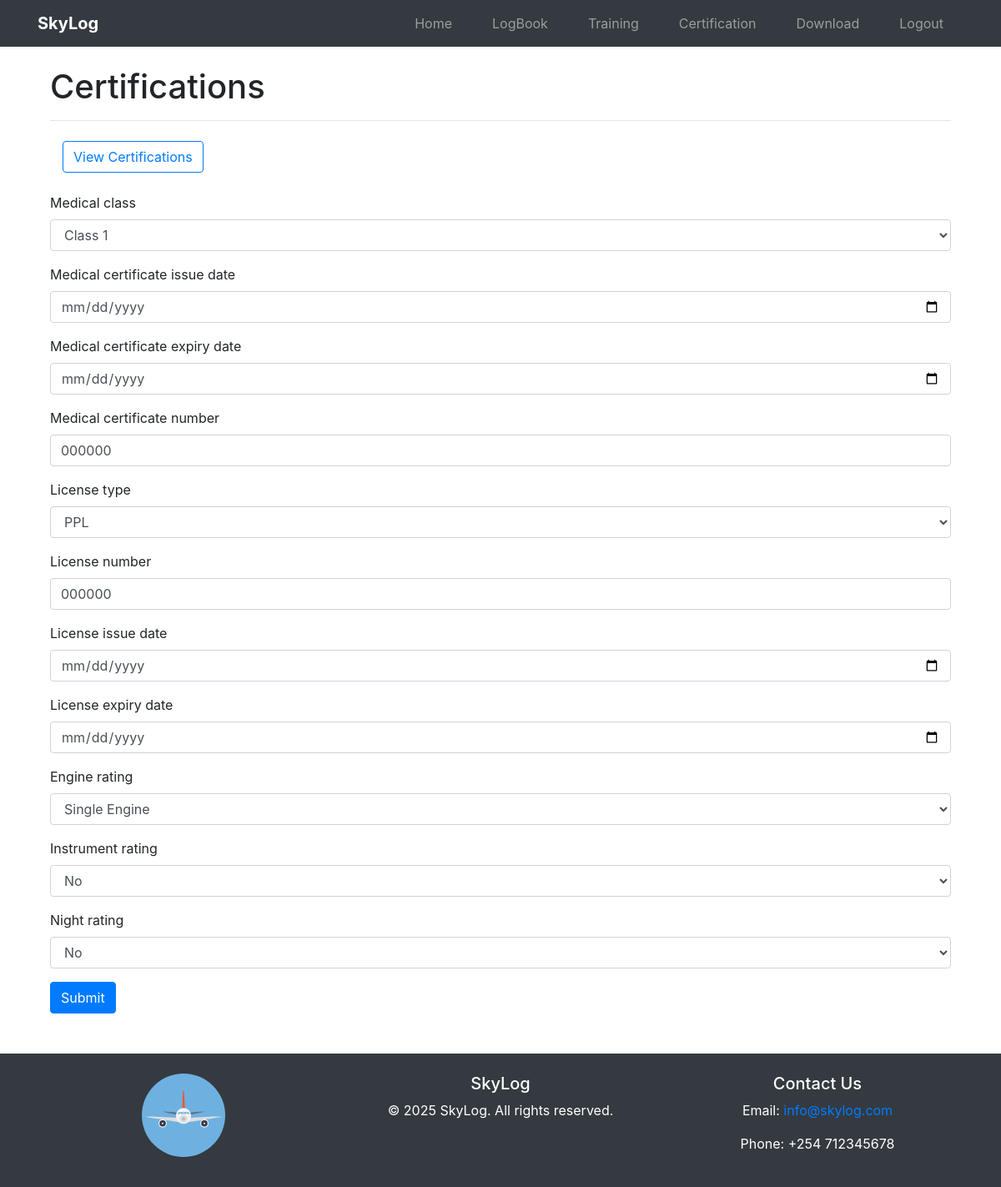
/logbook/certifications/ (signed in), run on the app's committed database.
### logs/models.py (models this page shows, shortened)
class PilotCertification(models.Model):
    user =models.ForeignKey(User,on_delete=models.CASCADE)
    MEDICAL_CLASS=[("Class 1","Class 1"),("Class 2","Class 2"),("Class 3","Class 3")]
    medical_class=models.CharField(max_length=20,choices=MEDICAL_CLASS)
    medical_certificate_number=models.CharField(max_length=20)
    medical_certificate_issue_date=models.DateField()
    medical_certificate_expiry_date=models.DateField()
    LICENSE_TYPES=[("PPL","PPL"),("CPL","CPL"),("ATPL","ATPL")]
    license_type=models.CharField(max_length=20,choices=LICENSE_TYPES)
    license_number=models.CharField(max_length=20)
    license_issue_date=models.DateField()
    license_expiry_date=models.DateField()
    ENGINE_RATING=[("Single Engine","Single Engine"),("Multi Engine","Multi Engine")]
    engine_rating=models.CharField(max_length=20,choices=ENGINE_RATING)
    INSTRUMENT_RATING=[("Yes","Yes"),("No","No")]
    instrument_rating=models.CharField(max_length=20,choices=INSTRUMENT_RATING)
    NIGHT_RATING=[("Yes","Yes"),("No","No")]
    night_rating=models.CharField(max_length=20,choices=NIGHT_RATING)

### logs/views.py (the view)
# urls.py: path('certifications/', views.pilot_certification, name='pilot_certification'),
@login_required
def pilot_certification(request):
    certification, created = PilotCertification.objects.get_or_create(
        user=request.user,
        defaults={
            "medical_certificate_issue_date": timezone.now().date(),
            "medical_certificate_number": "000000",
            "medical_class": "Class 1",
            "medical_certificate_expiry_date": timezone.now().date(),
            "license_type": "PPL",
            "license_number": "000000",
            "license_issue_date": timezone.now().date(),
            "license_expiry_date": timezone.now().date(),
            "engine_rating": "Single Engine",
            "instrument_rating": "No",
            "night_rating": "No",
        }
    )
    if request.method == "POST":
        pilot_certification_form = PilotCertificationForm(request.POST, instance=certification)
        if pilot_certification_form.is_valid():
            pilot_certification_form.save()
            return redirect('logs:view_pilot_certification')
    else:
        pilot_certification_form = PilotCertificationForm(instance=certification)
    return render(request, 'certification/pilot_certification.html', {'pilot_certification_form': pilot_certification_form})

### logs/forms.py (shortened to what this page needs)
class PilotCertificationForm(forms.ModelForm):
    class Meta:
        model = PilotCertification
        fields = ['medical_class', 'medical_certificate_number','medical_certificate_issue_date',
                  'medical_certificate_expiry_date','license_type','license_number',
                  'license_issue_date','license_expiry_date','engine_rating','instrument_rating',
                  'night_rating'
                  ]

### logs/templates/certification/pilot_certification.html (shortened to what this page needs)
{% extends "others/base.html" %}
{% block content %}
<div class="container">
    <div class="row">
        <div class="col-md-12">
            <h1>Certifications</h1>
            <hr>
            <div class="col-md-4 mt-4">
                <a href="{% url 'logs:view_pilot_certification' %}" class="btn btn-outline-primary">View Certifications</a>
            </div>
            <br>
            <form method="POST" action="">
                <div class="form-group">
                    <label for="{{ pilot_certification_form.medical_class.id_for_label }}">{{ pilot_certification_form.medical_class.label }}</label>
                    <select class="form-control" id="{{ pilot_certification_form.medical_class.id_for_label }}" name="{{ pilot_certification_form.medical_class.name }}">
                        {% for choice in pilot_certification_form.medical_class.field.choices %}
                            <option value="{{ choice.0 }}" {% if choice.0 == pilot_certification_form.medical_class.value %}selected{% endif %}>{{ choice.1 }}</option>
                        {% endfor %}
                    </select>
                </div>
                <div class="form-group">
                    <label for="{{ pilot_certification_form.medical_certificate_issue_date.id_for_label }}">{{ pilot_certification_form.medical_certificate_issue_date.label }}</label>
                    <input type="date" class="form-control" id="{{ pilot_certification_form.medical_certificate_issue_date.id_for_label }}" name="{{ pilot_certification_form.medical_certificate_issue_date.name }}" value="{{ pilot_certification_form.medical_certificate_issue_date.value|default:'' }}" required>
                </div>
                <div class="form-group">
                    <label for="{{ pilot_certification_form.medical_certificate_expiry_date.id_for_label }}">{{ pilot_certification_form.medical_certificate_expiry_date.label }}</label>
                    <input type="date" class="form-control" id="{{ pilot_certification_form.medical_certificate_expiry_date.id_for_label }}" name="{{ pilot_certification_form.medical_certificate_expiry_date.name }}" value="{{ pilot_certification_form.medical_certificate_expiry_date.value|default:'' }}" required>
                </div>
                <div class="form-group">
                    <label for="{{ pilot_certification_form.medical_certificate_number.id_for_label }}">{{ pilot_certification_form.medical_certificate_number.label }}</label>
                    <input type="text" class="form-control" id="{{ pilot_certification_form.medical_certificate_number.id_for_label }}" name="{{ pilot_certification_form.medical_certificate_number.name }}" value="{{ pilot_certification_form.medical_certificate_number.value|default:'' }}" required>
                </div>
                <div class="form-group">
                    <label for="{{ pilot_certification_form.license_type.id_for_label }}">{{ pilot_certification_form.license_type.label }}</label>
                    <select class="form-control" id="{{ pilot_certification_form.license_type.id_for_label }}" name="{{ pilot_certification_form.license_type.name }}">
                        {% for choice in pilot_certification_form.license_type.field.choices %}
                            <option value="{{ choice.0 }}" {% if choice.0 == pilot_certification_form.license_type.value %}selected{% endif %}>{{ choice.1 }}</option>
                        {% endfor %}
                    </select>
                </div>
                <div class="form-group">
                    <label for="{{ pilot_certification_form.license_number.id_for_label }}">{{ pilot_certification_form.license_number.label }}</label>
                    <input type="text" class="form-control" id="{{ pilot_certification_form.license_number.id_for_label }}" name="{{ pilot_certification_form.license_number.name }}" value="{{ pilot_certification_form.license_number.value|default:'' }}" required>
                </div>
                <div class="form-group">
                    <label for="{{ pilot_certification__form.license_issue_date.id_for_label }}">{{ pilot_certification_form.license_issue_date.label }}</label>
                    <input type="date" class="form-control" id="{{ pilot_certification_form.license_issue_date.id_for_label }}" name="{{ pilot_certification_form.license_issue_date.name }}" value="{{ pilot_certification_form.license_issue_date.value|default:'' }}" required>
                </div>
                <div class="form-group">
                    <label for="{{ pilot_certification_form.license_expiry_date.id_for_label }}">{{ pilot_certification_form.license_expiry_date.label }}</label>
                    <input type="date" class="form-control" id="{{ pilot_certification_form.license_expiry_date.id_for_label }}" name="{{ pilot_certification_form.license_expiry_date.name }}" value="{{ pilot_certification_form.license_expiry_date.value|default:'' }}" required>
                </div>
                <div class="form-group">
                    <label for="{{ pilot_certification_form.engine_rating.id_for_label }}">{{ pilot_certification_form.engine_rating.label }}</label>
                    <select class="form-control" id="{{ pilot_certification_form.engine_rating.id_for_label }}" name="{{ pilot_certification_form.engine_rating.name }}">
                        {% for choice in pilot_certification_form.engine_rating.field.choices %}
                            <option value="{{ choice.0 }}" {% if choice.0 == pilot_certification_form.engine_rating.value %}selected{% endif %}>{{ choice.1 }}</option>
                        {% endfor %}
                    </select>
                </div>
                <div class="form-group">
                    <label for="{{ pilot_certification_form.instrument_rating.id_for_label }}">{{ pilot_certification_form.instrument_rating.label }}</label>
                    <select class="form-control" id="{{ pilot_certification_form.instrument_rating.id_for_label }}" name="{{ pilot_certification_form.instrument_rating.name }}">
                        {% for choice in pilot_certification_form.instrument_rating.field.choices %}
                            <option value="{{ choice.0 }}" {% if choice.0 == pilot_certification_form.instrument_rating.value %}selected{% endif %}>{{ choice.1 }}</option>
                        {% endfor %}
                    </select>
                </div>
                <div class="form-group">
                    <label for="{{ pilot_certification_form.night_rating.id_for_label }}">{{ pilot_certification_form.night_rating.label }}</label>
                    <select class="form-control" id="{{ pilot_certification_form.night_rating.id_for_label }}" name="{{ pilot_certification_form.night_rating.name }}">
                        {% for choice in pilot_certification_form.night_rating.field.choices %}
                            <option value="{{ choice.0 }}" {% if choice.0 == pilot_certification_form.night_rating.value %}selected{% endif %}>{{ choice.1 }}</option>
                        {% endfor %}
                    </select>
                </div>
                <button type="submit" class="btn btn-primary">Submit</button>
            </form>
        </div>
    </div>
</div>
{% endblock %}

### data on the page
PilotCertification: medical_class "Class 1", medical_certificate_number "000000", license_type "PPL", license_number "000000", engine_rating "Single Engine", instrument_rating "No", night_rating "No"

### other printed values
{{ pilot_certification_form.medical_class.label }} "Medical class"
{{ pilot_certification_form.medical_certificate_issue_date.label }} "Medical certificate issue date"
{{ pilot_certification_form.medical_certificate_expiry_date.label }} "Medical certificate expiry date"
{{ pilot_certification_form.medical_certificate_number.label }} "Medical certificate number"
{{ pilot_certification_form.license_type.label }} "License type"
{{ pilot_certification_form.license_number.label }} "License number"
{{ pilot_certification_form.license_issue_date.label }} "License issue date"
{{ pilot_certification_form.license_expiry_date.label }} "License expiry date"
{{ pilot_certification_form.engine_rating.label }} "Engine rating"
{{ pilot_certification_form.instrument_rating.label }} "Instrument rating"
{{ pilot_certification_form.night_rating.label }} "Night rating"
